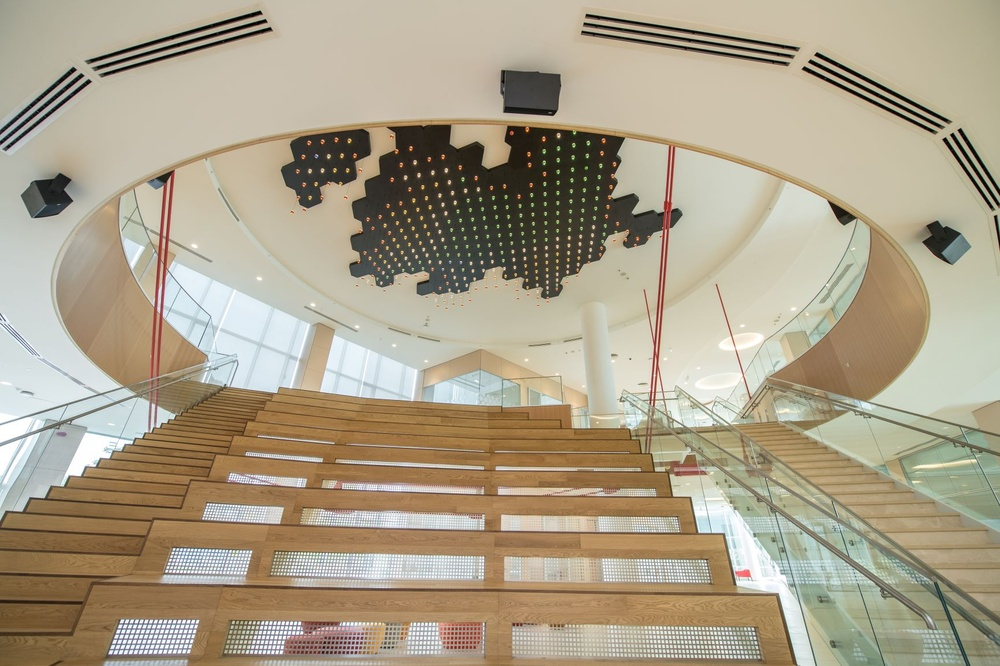
#> input picture inclass-activity/Lec7Disc1-Hough/images/beshik_room.jpg, 1000 x 666 px, shrunk from 1732 x 1154 before the run
$ python hough_transform.py
#> lines starting #> are read from the running program, lines starting #| are printed output that depends on the picture
import cv2
import numpy as np
import matplotlib.pyplot as plt

# 1. Load the original image
img = cv2.imread("images/beshik_room.jpg")
#> img is the input picture: shape (666, 1000, 3); mean B, G, R 137.9, 160, 170.8
img_rgb = cv2.cvtColor(img, cv2.COLOR_BGR2RGB) # For final display
output_img = img_rgb.copy()

# 2. Convert to Grayscale
gray = cv2.cvtColor(img, cv2.COLOR_BGR2GRAY)
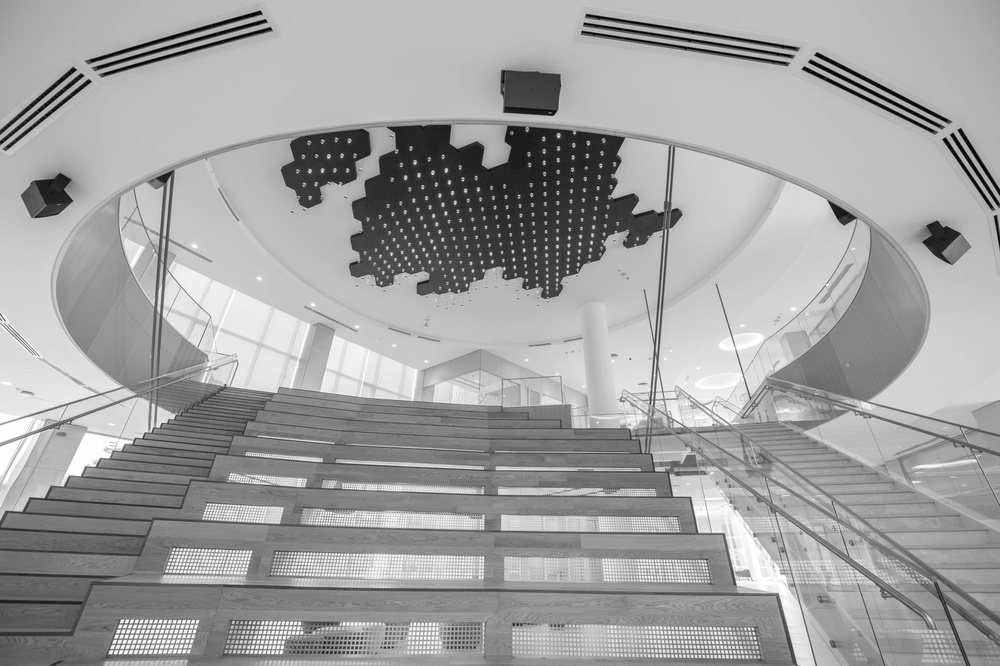
#> gray: shape (666, 1000); min 0, max 255, mean 160.7

# 3. Apply stronger blur to reduce noise specifically to help circle detection
blurred = cv2.GaussianBlur(gray, (5, 5), 0)
# blurred = cv2.GaussianBlur(gray, (9, 9), 2)

# 4. Edge Detection (Canny)
edges = cv2.Canny(blurred, 50, 150)
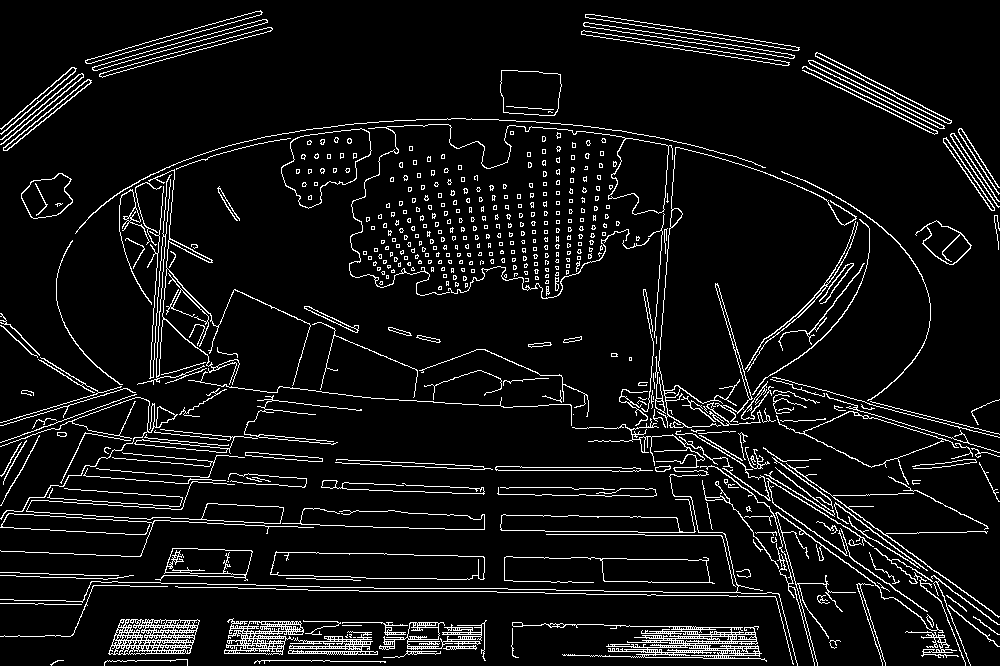
#> edges: shape (666, 1000); 7.2% white in thin lines or dots

# 5. Hough Line Transform (Probabilistic)
# Adjust thresholds: minLineLength filters out small noise lines
lines = cv2.HoughLinesP(edges, 1, np.pi/180, threshold=100, minLineLength=100, maxLineGap=10)
#> lines = 73 rows, first 6: [545, 593, 695, 595], [161, 583, 286, 585], [610, 649, 759, 651], [646, 641, 756, 641], [608, 651, 761, 653], [608, 644, 758, 646]

if lines is not None:
    for line in lines:
        x1, y1, x2, y2 = line[0]
        # Draw detected lines in Red
        cv2.line(output_img, (x1, y1), (x2, y2), (255, 0, 0), 2)
#> this loop made 73 passes
#> (x1, y1, x2, y2) on passes 1 to 12: (545, 593, 695, 595), (161, 583, 286, 585), (610, 649, 759, 651), (646, 641, 756, 641), (608, 651, 761, 653), (608, 644, 758, 646), (641, 631, 755, 633), (634, 637, 736, 635), (231, 648, 394, 648), (636, 647, 758, 649), (224, 521, 463, 529), (275, 552, 413, 554)
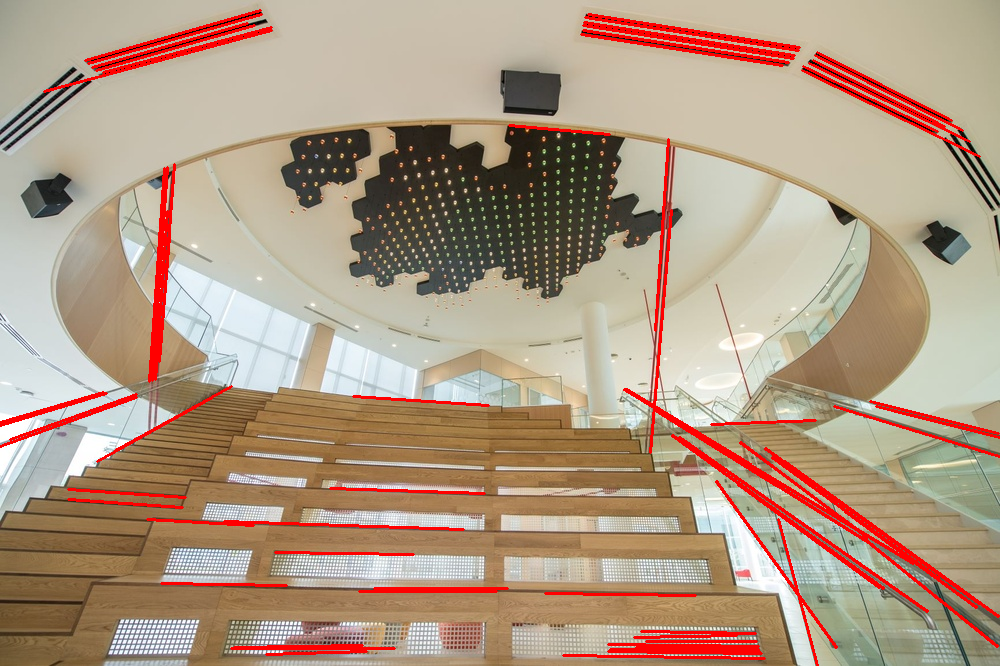
#> output_img: shape (666, 1000, 3); mean R, G, B 176.5, 153.3, 132

# 6. Hough Circle Transform
# param1 = upper Canny threshold; param2 = accumulator threshold (higher=stricter, fewer false circles)
circles = cv2.HoughCircles(
    blurred,
    cv2.HOUGH_GRADIENT,
    dp=1,
    minDist=50,
    param1=50,
    param2=30,
    minRadius=10,
    maxRadius=100
    # param2=60,
    # minRadius=20,
    # maxRadius=200
)
#> circles = 107 rows, first 8: [687.5, 564.5, 99.4], [743.5, 554.5, 99.4], [635.5, 551.5, 99.4], [825.5, 309.5, 99.4], [250.5, 489.5, 99.4], [385.5, 557.5, 99.4], [188.5, 541.5, 99.4], [699.5, 482.5, 99.4]

if circles is not None:
    circles = np.uint16(np.around(circles))
#> circles = 107 rows, first 8: [688, 564, 99], [744, 554, 99], [636, 552, 99], [826, 310, 99], [250, 490, 99], [386, 558, 99], [188, 542, 99], [700, 482, 99]
    for i in circles[0, :]:
        center = (i[0], i[1])
        radius = i[2]
        # Draw circle outer edge in Green
        cv2.circle(output_img, center, radius, (0, 255, 0), 3)
        # Draw circle center in Blue
        cv2.circle(output_img, center, 2, (0, 0, 255), 3)
#> this loop made 107 passes
#> (center, radius) on passes 1 to 12: ((688, 564), 99), ((744, 554), 99), ((636, 552), 99), ((826, 310), 99), ((250, 490), 99), ((386, 558), 99), ((188, 542), 99), ((700, 482), 99), ((274, 534), 97), ((570, 562), 93), ((136, 548), 97), ((836, 408), 97)
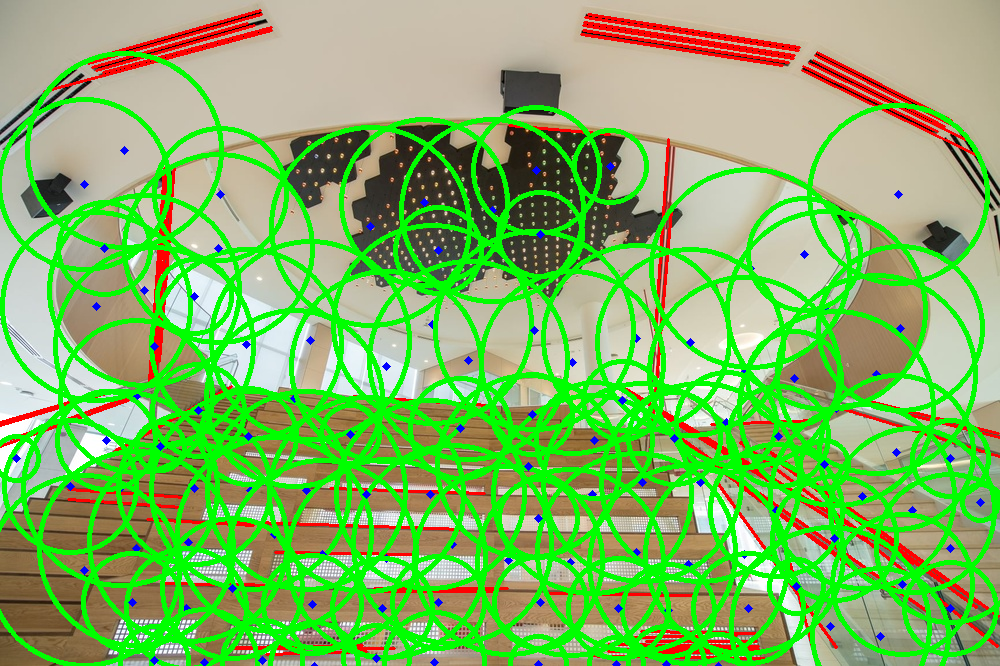
#> output_img: shape (666, 1000, 3); mean R, G, B 128.6, 182.6, 99.7

# 7. Visualization
plt.figure(figsize=(15, 10))

# Show step-by-step processing
plt.subplot(131)
plt.imshow(gray, cmap='gray')
plt.title('1. Grayscale')
plt.axis('off')

plt.subplot(132)
plt.imshow(edges, cmap='gray')
plt.title('2. Canny Edges')
plt.axis('off')

plt.subplot(133)
plt.imshow(output_img)
plt.title('3. Detected Lines (Red) & Circles (Green)')
plt.axis('off')

plt.tight_layout()
plt.savefig("output/hough_transform_result.jpg", bbox_inches='tight')
